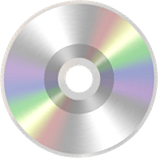
#> input picture SdrLen2026/Misc/Emojii-CAPTCHA/extracted_0.png, 158 x 158 px
$ python -i solver.py   (imports and definitions only)
#> lines starting #> are read from the running program, lines starting #| are printed output that depends on the picture; after the words box and inside, x2 and y2 are one past the last pixel; in counts of white or black regions, pixels touching at a corner belong together
#> further down, picture is the input picture: shape (158, 158, 3); mean B, G, R 211.4, 212.6, 212.9
import base64
import os
import socket
import time
from typing import List, Optional, Tuple

import cv2
import numpy as np


HOST = "emoji.challs.srdnlen.it"
PORT = 1717
TOP_K = 8
ANGLES = list(range(0, 360, 4))


# [12 lines left out: functions nonwhite_alpha_from_bgr, to_black_bg, not called in this run]


def extract_histogram(img: np.ndarray) -> np.ndarray:
    gray = cv2.cvtColor(img, cv2.COLOR_BGR2GRAY)
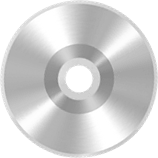
#> gray: shape (158, 158); min 131, max 255, mean 212.5
    _, thresh = cv2.threshold(gray, 250, 255, cv2.THRESH_BINARY_INV)
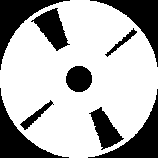
#> thresh: shape (158, 158); 69.2% white; 9 black regions
    contours, _ = cv2.findContours(thresh, cv2.RETR_EXTERNAL, cv2.CHAIN_APPROX_SIMPLE)
#> contours = 1 contour; box (x1, y1, x2, y2) and area: (0, 0, 158, 158) 19458
    if not contours:
        return np.zeros((16**3,), dtype=np.float32)

    x_min = min(cv2.boundingRect(c)[0] for c in contours)
#> x_min = 0
    y_min = min(cv2.boundingRect(c)[1] for c in contours)
#> y_min = 0
    x_max = max(cv2.boundingRect(c)[0] + cv2.boundingRect(c)[2] for c in contours)
#> x_max = 158
    y_max = max(cv2.boundingRect(c)[1] + cv2.boundingRect(c)[3] for c in contours)
#> y_max = 158

    roi_bgr = img[y_min:y_max, x_min:x_max]
    roi_gray = gray[y_min:y_max, x_min:x_max]
    _, roi_alpha = cv2.threshold(roi_gray, 250, 255, cv2.THRESH_BINARY_INV)

    hsv = cv2.cvtColor(roi_bgr, cv2.COLOR_BGR2HSV)
#> hsv: shape (158, 158, 3); mean H, S, V 32.6, 17.1, 220
    hist = cv2.calcHist([hsv], [0, 1, 2], roi_alpha, [16, 16, 16], [0, 180, 0, 256, 0, 256])
    hist = cv2.normalize(hist, hist, alpha=0, beta=1, norm_type=cv2.NORM_MINMAX)
    return hist.flatten().astype(np.float32)


# [113 lines left out: functions load_template_and_mask, build_template_bank, rotate_tile_bank, split_tiles, solve_image, not called in this run]


class BufferedSocket:
    def __init__(self, sock: socket.socket):
        self.sock = sock
        self.buf = b""

    # [95 lines left out: functions recv_until, recv_line, read_available, run_remote, main, not called in this run]


# [2 lines not run here, left out]

>>> import cv2
>>> picture = cv2.imread('extracted_0.png')
>>> result = extract_histogram(picture)
#> result = 4096 values, max 1 at index 11, min 0 at index 0, mean 0.00296

$ run again, on SdrLen2026/Misc/Emojii-CAPTCHA/extracted_4.png
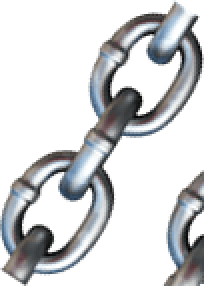
#> input picture SdrLen2026/Misc/Emojii-CAPTCHA/extracted_4.png, 102 x 143 px (shown 2 times larger)
#> picture is the input picture: shape (143, 102, 3); mean B, G, R 211.9, 210.2, 208.8
#> in extract_histogram, `gray = cv2.cvtColor(img, cv2.COLOR_BGR2GRAY)`:
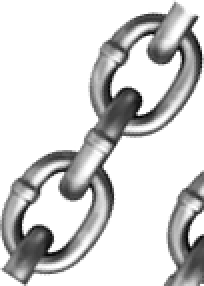
#> gray: shape (143, 102) (shown 2 times larger); min 0, max 255, mean 210
#> in extract_histogram, `_, thresh = cv2.threshold(gray, 250, 255, cv2.THRESH_BINARY_INV)`:
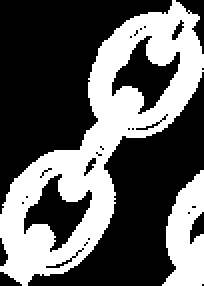
#> thresh: shape (143, 102) (shown 2 times larger); 37.8% white; 2 white regions
#> contours = 2 contours; box (x1, y1, x2, y2) and area: (0, 0, 102, 143) 5766, (81, 85, 102, 143) 734
#> x_min = 0
#> x_max = 102
#> y_max = 143
#> hsv: shape (143, 102, 3); mean H, S, V 33.2, 10.4, 213
#> result = 4096 values, max 1 at index 2063, min 0 at index 16, mean 0.00793
